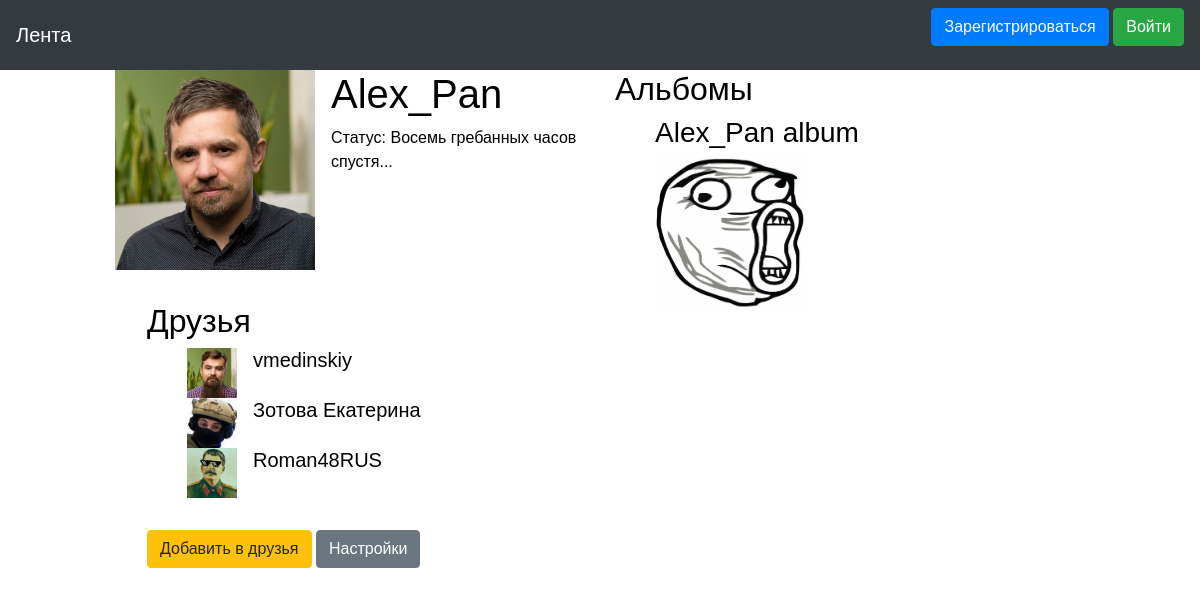
Screenshot of /profile/4 with the database file from the repository.
### data/users.py (models this page shows, shortened)
class User(SqlAlchemyBase, UserMixin, SerializerMixin):
    __tablename__ = 'users'
    id = sqlalchemy.Column(sqlalchemy.Integer,
                           primary_key=True, autoincrement=True)
    name = sqlalchemy.Column(sqlalchemy.String, nullable=True)
    status = sqlalchemy.Column(sqlalchemy.String, nullable=True)
    email = sqlalchemy.Column(sqlalchemy.String,
                              index=True, unique=True, nullable=True)
    hashed_password = sqlalchemy.Column(sqlalchemy.String, nullable=True)
    created_date = sqlalchemy.Column(sqlalchemy.DateTime,
                                     default=datetime.datetime.now)
    friends = sqlalchemy.Column(sqlalchemy.String, nullable=True)
    avatar = sqlalchemy.Column(sqlalchemy.String,
                               default='/static/img/backgrounds/default.png')
    liked_news = sqlalchemy.Column(sqlalchemy.VARCHAR, nullable=True)
    liked_photos = sqlalchemy.Column(sqlalchemy.VARCHAR, nullable=True)
    background = sqlalchemy.Column(sqlalchemy.String, default='/static/img/backgrounds/default.png')
    theme = sqlalchemy.Column(sqlalchemy.Boolean, default=1)
    albums = sqlalchemy.Column(sqlalchemy.VARCHAR)

### data/albums.py (models this page shows)
class Album(SqlAlchemyBase, SerializerMixin):
    __tablename__ = 'albums'
    id = sqlalchemy.Column(sqlalchemy.Integer, primary_key=True,
                           autoincrement=True)
    name = sqlalchemy.Column(sqlalchemy.String, nullable=False)
    photos = sqlalchemy.Column(sqlalchemy.VARCHAR)
    about = sqlalchemy.Column(sqlalchemy.VARCHAR)
    cover = sqlalchemy.Column(sqlalchemy.String)

### main.py (the view)
@app.route('/profile/<user_id>')
def get_profile(user_id):
    form = ProfileForm()
    session = db_session.create_session()
    user = session.query(User).filter(User.id == user_id).first()
    albums = session.query(Album).filter(Album.id.in_(user.albums.strip("'").split(', ')))
    form.albums = albums
    form.user = user
    friend = '' if user.friends is None else user.friends
    if len(friend) > 0:
        friends = session.query(User).filter(User.id.in_(friend.strip("'").split(', ')))
        form.friends = friends
    else:
        form.friends = []
        form.error = 'Этот пользователь пока одинок. Напиши ему, может подружитесь.'
    return render_template('profile.html', title='Профиль', form=form, albums=albums,
                           base=get_base())

### data/db_session.py (called while the page is built)
def create_session() -> Session:
    global __factory
    return __factory()

### main.py (called while the page is built)
def get_base():
    base = BaseForm()
    if current_user.is_authenticated:
        base.background = current_user.background
        base.text_color = 'white' if not current_user.theme else 'black'
        base.back = '#0a0a0a' if not current_user.theme else '#f5f5f5'
        base.back_color = '#1e1e1e' if not current_user.theme else '#969696'
    else:
        base.background = ""
        base.text_color = 'black'
        base.back = '#0a0a0a'
        base.back_color = '#969696'
    base.js_for_files = url_for("static", filename="js/bs-custom-file-input.js")
    return base

### templates/profile.html (shortened to what this page needs)
{% extends "base.html" %}
{% block content %}
<div class="col-xl-5">
    <div class="media">
        <img src={{form.user.avatar}} class="align-self-start mr-3" alt={{form.user.name}}
             width="200"
             height="200" onclick="">
        <div class="media-body">
            <h1 class="mt-0">{{form.user.name}}</h1>
            <p>Статус: {{form.user.status}}</p>
        </div>
    </div>
    <div class="div1">
        <h2> Друзья </h2>
        {% if form.error == '' %}
        <ul>
            {% for item in form.friends %}
            <li class="list-inline-item">
                <div class="media">
                    <a href="{{item.id}}"> <img src="{{item.avatar}}"
                                                class="align-self-start mr-3"
                                                alt="PEP8" width="50" height="50"
                                                title="{{item.name}}"> </a>
                    <div class="media-body">
                        <h5 class="mt-0">{{item.name}}</h5>
                    </div>
                </div>
            </li>
            {% endfor %}
        </ul>
        {% else %}
        <h4 style="color:red"> {{form.error}} </h4>
        {% endif %}
    </div>
<div class="div1">
    {% if form.user.id == form.cur_user.id and current_user.is_authenticated%}
    <a href="/logout" class="btn btn-warning">Выход</a>
    {% else %}
    <a href="/add_friend/{{form.user.id}}" class="btn btn-warning"> Добавить в друзья </a>
    {% endif %}
    <a href="/settings" class="btn btn-secondary">Настройки</a>
</div>
</div>
<div class="col col-xl-5">
    <h2>Альбомы</h2>
    <ul>
        {% for item in form.albums %}
        <li class="list-inline-item">
            <h3>{{item.name}}</h3>
            <a href="/album/{{item.id}}">
                <img src="{{item.cover}}" alt="{{item.cover}}" width="150" height="150">
            </a>
        </li>
        {% endfor %}
    </ul>
</div>
{% endblock %}

### rows the page displays
User: user.avatar (picture), user.name "Alex_Pan", user.status "Восемь гребанных часов спустя..."
User: avatar (picture), name "vmedinskiy"
User: avatar (picture), name "Зотова Екатерина"
User: avatar (picture), name "Roman48RUS"
Album: name "Alex_Pan album", cover (picture)
